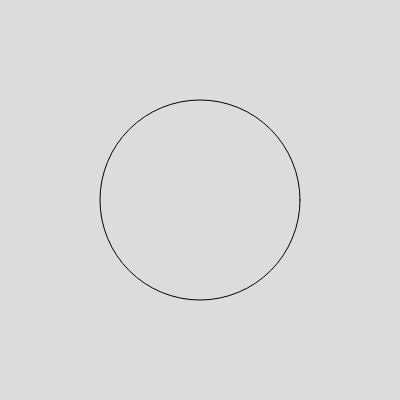
Frame 1 (no input)
Frame 60 (no input): identical to frame 1, image omitted
Frame 120 (the mouse pressed at the canvas centre since frame 60): identical to frame 1, image omitted

The p5.js sketch that drew this single still picture (run headless with seeded random() and noise() and a simulated clock; from frame 60 on, the mouse is pressed at the canvas centre):

// p5.js sketch
// ── sketch.js
var x;
var y;
var d;

function setup() {
  createCanvas(400, 400);
  fill(0,0,0,0);
  x = width/2
  y = height/2
  d = width/2
}

function draw() {
  background(220);
  circle(x, y, d);
}
